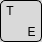
              <widget class="QWidget" name="key_T" native="true">
               <property name="minimumSize">
                <size>
                 <width>42</width>
                 <height>42</height>
                </size>
               </property>
               <property name="maximumSize">
                <size>
                 <width>42</width>
                 <height>42</height>
                </size>
               </property>
               <property name="styleSheet">
                <string notr="true">border: 1px solid black;
background-color: #D9D9D9; 
border-radius: 5px;
 color: black; 
</string>
               </property>
               <layout class="QGridLayout" name="gridLayout_7" rowstretch="0,0,0,0" columnstretch="0,0,0">
                <property name="leftMargin">
                 <number>0</number>
                </property>
                <property name="topMargin">
                 <number>0</number>
                </property>
                <property name="rightMargin">
                 <number>0</number>
                </property>
                <property name="bottomMargin">
                 <number>0</number>
                </property>
                <property name="spacing">
                 <number>0</number>
                </property>
                <item row="3" column="2">
                 <widget class="QLabel" name="label_25">
                  <property name="styleSheet">
                   <string notr="true">border: none;  background: transparent</string>
                  </property>
                  <property name="text">
                   <string>  Е</string>
                  </property>
                 </widget>
                </item>
                <item row="3" column="0">
                 <widget class="QLabel" name="label_27">
                  <property name="styleSheet">
                   <string notr="true">border: none; background: transparent</string>
                  </property>
                  <property name="text">
                   <string/>
                  </property>
                 </widget>
                </item>
                <item row="2" column="0">
                 <widget class="QLabel" name="label_28">
                  <property name="styleSheet">
                   <string notr="true">border: none;  background: transparent</string>
                  </property>
                  <property name="text">
                   <string>  T</string>
                  </property>
                 </widget>
                </item>
               </layout>
              </widget>
